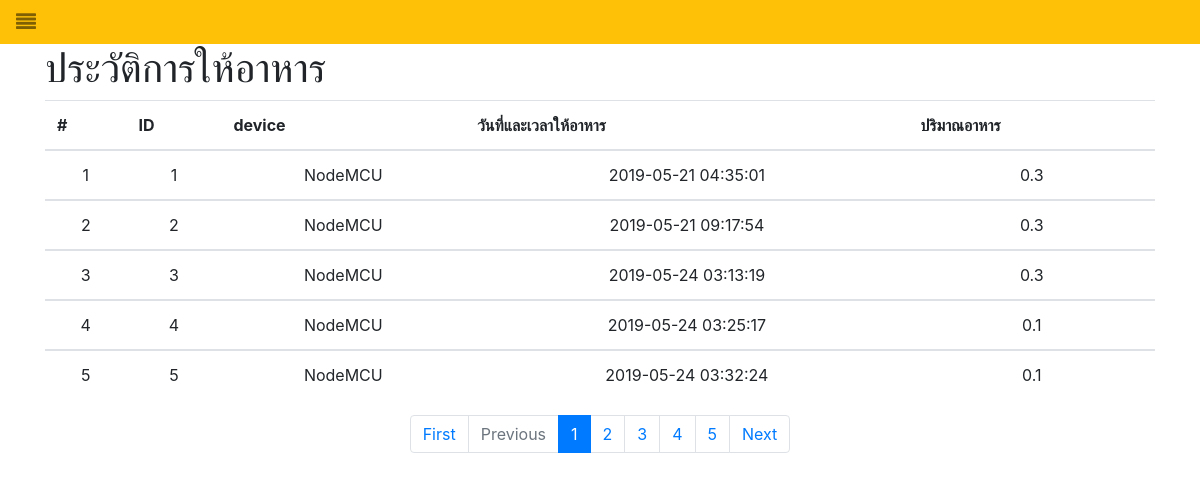
The page /history.php on the database its author committed.
### tables this page shows
CREATE TABLE `foodvol` (
  `id` int(11) NOT NULL,
  `device_id` varchar(15) NOT NULL,
  `date_food` datetime NOT NULL,
  `food_vol` float NOT NULL
);

### history.php (the view, shortened to what this page needs)
<?php
  require_once("connect.php");
  require_once("pagination.php");
  include("header.php");
?>
    <div class="container">
      <div class="">
        <h1>ประวัติการให้อาหาร</h1>
      </div>
        <div class="">
          <table class="table table-hover">
            <thead>
              <tr>
                <th>#</th>
                <th>ID</th>
                <th>device</th>
                <th>วันที่และเวลาให้อาหาร</th>
                <th>ปริมาณอาหาร</th>
              </tr>
            </thead>
            <?php
              $num = 0;
              $sql = "SELECT * FROM foodvol";
              $result=$mysqli->query($sql);
              $total=$result->num_rows;
              $e_page=5;
              $step_num=0;
              if(!isset($_GET['page']) || (isset($_GET['page']) && $_GET['page']==1)){
                  $step_num=0;
                  $s_page = 0;
              }else{
                  $s_page = $_GET['page']-1;
                  $step_num=$_GET['page']-1;
                  $s_page = $s_page*$e_page;
              }
              $sql.=" ORDER BY id  LIMIT ".$s_page.",$e_page";
              $result=$mysqli->query($sql);
              if($result && $result->num_rows>0){
              while($row = $result->fetch_assoc()){
                      $num++;
              ?>
            <tbody>
              <tr class="">
                <td><?=($step_num*$e_page)+$num?></td>
                <td><?php echo $row["id"];?></td>
                <td><?php echo $row["device_id"];?></td>
                <td><?php echo $row["date_food"];?></td>
                <td><?php echo $row["food_vol"];?></td>
              </tr>
              <?php
                  }
                }
                ?>
            </tbody>
          </table>
          <div class="browse_page">
            <?php page_navi($total,(isset($_GET['page']))?$_GET['page']:1,$e_page); ?>
          </div>
        </div>
    </div>
  </body>
</html>

### header.php (shortened to what this page needs)
<!DOCTYPE html>
<html lang="en">
  <head>
      <link rel="stylesheet" href="https://cdnjs.cloudflare.com/ajax/libs/font-awesome/4.7.0/css/font-awesome.min.css">
      <link rel="stylesheet" href="https://maxcdn.bootstrapcdn.com/bootstrap/4.3.1/css/bootstrap.min.css">
      <link rel="stylesheet" href="https://cdnjs.cloudflare.com/ajax/libs/bootstrap-material-datetimepicker/2.7.1/css/bootstrap-material-datetimepicker.min.css">
  </head>
  <body>
 <nav class="navbar navbar-light bg-warning">
  <button class="navbar-toggler border-0 px-0 open-l-sidenav" type="button">
    <i class="fa fa-align-justify"></i>
  </button>
</nav>

### pagination.php (shortened to what this page needs)
<?php
function page_navi($total_item, $cur_page, $per_page=10, $query_str="", $min_page=5){
$total_page = ceil($total_item/$per_page);
$cur_page = (isset($cur_page))?$cur_page:1;
$diff_page = NULL;
$limit_page = $min_page;
$f_num_page = ($cur_page<=$min_page)?1:(floor($cur_page/$min_page)*$min_page)+1;
if($diff_page>$min_page){
    $limit_page = ($min_page + $f_num_page)-1;
}else{
    if(isset($diff_page)){
        $limit_page = $total_page;
    }else{
        $limit_page = $min_page;
    }
}
$show_page = ($total_page<=$min_page)?$total_page:$limit_page;
$prev_page = $cur_page-1;
$next_page = $cur_page+1;
$query_str = "";
$mark_char = ($query_str!="")?"&":"?";
  echo '<nav>
      <ul class="pagination justify-content-center">
        <li class="page-item">
        <a class="page-link" href="'.$query_str.$mark_char.'page=1"> First</a>
        </li>
        ';
    echo '
        <li class="page-item '.(($cur_page==1)?"disabled":"").'">
          <a class="page-link"  href="'.$query_str.$mark_char.'page='.$prev_page.'"> Previous</a>
        </li>
    ';
    for($i = $f_num_page; $i<=$show_page;$i++){
    echo '
        <li class="page-item '.(($i==$cur_page)?"active":"").'">
          <a class="page-link" href="'.$query_str.$mark_char.'page='.$i.'"> '.$i.' </a>
        </li>
    ';
    }
    echo '
        <li class="page-item '.(($next_page>$total_page)?"disabled":"").'">
            <a class="page-link"  href="'.$query_str.$mark_char.'page='.$next_page.'"> Next</a>
        </li>
      </ul>
    </nav>
    ';
}
?>

### rows shown on the page
foodvol: num "1", id "1", device "NodeMCU", date_food "2019-05-21 04:35:01", food_vol "0.3"
foodvol: num "2", id "2", device "NodeMCU", date_food "2019-05-21 09:17:54", food_vol "0.3"
foodvol: num "3", id "3", device "NodeMCU", date_food "2019-05-24 03:13:19", food_vol "0.3"
foodvol: num "4", id "4", device "NodeMCU", date_food "2019-05-24 03:25:17", food_vol "0.1"
foodvol: num "5", id "5", device "NodeMCU", date_food "2019-05-24 03:32:24", food_vol "0.1"
